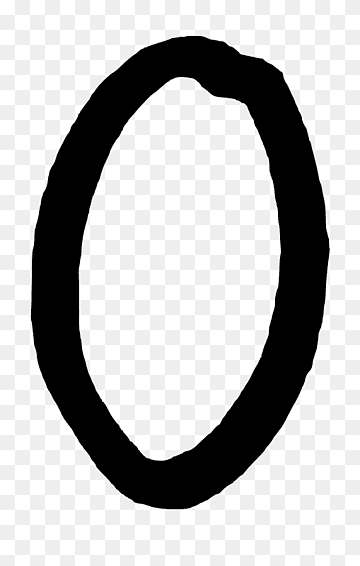
#> input picture imagenes/0_2.png, 360 x 566 px, found by its file name; its folder holds 4 pictures in this run
$ python kmeans_mpi_main.py
#> lines starting #> are read from the running program, lines starting #| are printed output that depends on the picture
### kmeans.py
from mpi4py import MPI
import numpy as np
import matplotlib.pyplot as plt

class KMeansPersonalizadoMPI:
    def __init__(self, n_clusters=10, max_iter=500, tol=1e-4, random_state=None):
        self.n_clusters = n_clusters    # numero de clusters
        self.max_iter = max_iter        # max de iteraciones
        self.tol = tol                  # valor de tolerancia, para que no procese de mas
        self.random_state = random_state # semilla el random
        self.centroides = None          # centroides que en un principio no hay

    # inicializar centroides de forma aleatoria
    # [14 lines left out: functions inicializar_centroides, asignar_clusters, not called in this run]

    # actualizar los centroides segun el promedio de los puntos asignados
    def actualizar_centroides(self, data, labels):
        new_centroids = np.array([data[labels == i].mean(axis=0) for i in range(self.n_clusters)])
        return new_centroids

    # ajustar el modelo KMeans con MPI
    def fit(self, data):
        comm = MPI.COMM_WORLD
        rank = comm.Get_rank()
        size = comm.Get_size()

        # Solo el proceso 0 inicializa los centroides
        if rank == 0:
            self.inicializar_centroides(data)  # inicializa centroides
        else:
            self.centroides = np.empty((self.n_clusters, data.shape[1]), dtype=data.dtype)

        # Broadcast de los centroides a todos los procesos
        comm.Bcast(self.centroides, root=0)

        for i in range(self.max_iter):
            # Scatter: distribuir porciones de datos a cada proceso
            data_chunk = np.array_split(data, size)[rank]

            # Cada proceso asigna los clusters a su porción de datos
            local_labels = self.asignar_clusters(data_chunk)  # asigna el cluster para el segmento local

            # Recoger todas las etiquetas de cada proceso en el proceso 0
            labels = comm.gather(local_labels, root=0)

            # Solo el proceso 0 actualiza los centroides
            if rank == 0:
                labels = np.concatenate(labels)  # Combinar etiquetas de todos los procesos
                nuevos_centroides = self.actualizar_centroides(data, labels)  # actualizar centroides

                # Calcular si los nuevos centroides son similares a los anteriores
                if np.all(np.abs(nuevos_centroides - self.centroides) < self.tol):
                    break
                self.centroides = nuevos_centroides

            # Broadcast de los nuevos centroides a todos los procesos
            comm.Bcast(self.centroides, root=0)

        # Solo el proceso 0 retorna las etiquetas finales
        if rank == 0:
            return labels

    # predecir el cluster de nuevos puntos
    def predict(self, data):
        return self.asignar_clusters(data)

    # visualizar los clusters
    # [31 lines left out: functions visualizar_clusters, obtener_nombres_en_cluster, not called in this run]

### kmeans_mpi_main.py
import numpy as np
from PIL import Image, ImageEnhance
import os

from kmeans import KMeansPersonalizadoMPI

# Función para cargar, mejorar y preprocesar imágenes
# Carga imágenes de un directorio, ajusta brillo/contraste, añade fondo blanco si es PNG, las redimensiona y normaliza.
def cargar_y_mejorar_imagenes(ruta_directorio):
    imagenes_procesadas = []
    nombres_archivos = []  # Lista para almacenar los nombres de los archivos

    for archivo in os.listdir(ruta_directorio):
        if archivo.endswith(".png") or archivo.endswith(".jpg"):
            ruta_imagen = os.path.join(ruta_directorio, archivo)
            imagen = Image.open(ruta_imagen)
#> imagen is the input picture: PIL image 360x566 P; min 0, max 255, mean 185.5

            # Si la imagen es PNG (puede tener transparencia), añadir fondo blanco
            if archivo.endswith(".png") and imagen.mode == 'RGBA':
                fondo_blanco = Image.new("RGBA", imagen.size, (255, 255, 255))
                imagen = Image.alpha_composite(fondo_blanco, imagen)
                imagen = imagen.convert('RGB')

            imagen = imagen.convert('L')
#> imagen: PIL image 360x566 L
            imagen = ImageEnhance.Brightness(imagen).enhance(1.1)
            imagen = ImageEnhance.Contrast(imagen).enhance(1.1)
            imagen = imagen.resize((32, 32))
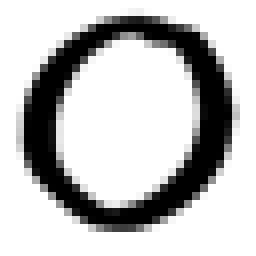
#> imagen: PIL image 32x32 L (shown 8 times larger); min 0, max 255, mean 191.8

            imagen_vector = np.array(imagen).flatten()
#> imagen_vector = 1024 values, max 255 at index 0, min 0 at index 109, mean 191.8
            imagen_vector = imagen_vector / 255.0
#> imagen_vector = 1024 values, max 1 at index 0, min 0 at index 109, mean 0.752

            imagenes_procesadas.append(imagen_vector)
            nombres_archivos.append(archivo)  # Agregar nombre del archivo a la lista
#> pass 2 of the loop in cargar_y_mejorar_imagenes, `for archivo in os.listdir(ruta_directorio):`:
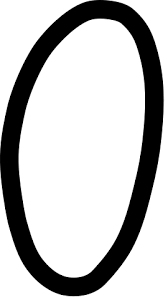
#> input picture imagenes/0_3.png, 168 x 300 px, found by its file name
#> in cargar_y_mejorar_imagenes, imagen is the input picture: PIL image 168x300 P; min 0, max 255, mean 190.9
#> in cargar_y_mejorar_imagenes, `imagen = imagen.resize((32, 32))`:
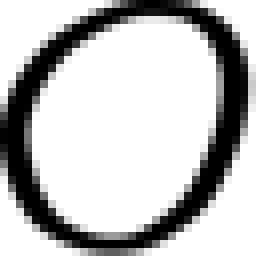
#> imagen: PIL image 32x32 L (shown 8 times larger); min 0, max 255, mean 190.9
#> in cargar_y_mejorar_imagenes, `imagen_vector = np.array(imagen).flatten()`: imagen_vector = 1024 values, max 255 at index 0, min 0 at index 18, mean 190.9
#> in cargar_y_mejorar_imagenes, `imagen_vector = imagen_vector / 255.0`: imagen_vector = 1024 values, max 1 at index 0, min 0 at index 18, mean 0.749
#> pass 3 of the loop in cargar_y_mejorar_imagenes, `for archivo in os.listdir(ruta_directorio):`:
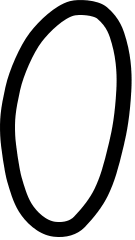
#> input picture imagenes/0_4.png, 135 x 240 px, found by its file name
#> in cargar_y_mejorar_imagenes, imagen is the input picture: PIL image 135x240 P; min 0, max 255, mean 190.5
#> in cargar_y_mejorar_imagenes, `imagen = imagen.resize((32, 32))`:
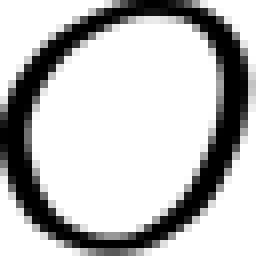
#> imagen: PIL image 32x32 L (shown 8 times larger); min 0, max 255, mean 190.5
#> in cargar_y_mejorar_imagenes, `imagen_vector = np.array(imagen).flatten()`: imagen_vector = 1024 values, max 255 at index 0, min 0 at index 18, mean 190.5
#> in cargar_y_mejorar_imagenes, `imagen_vector = imagen_vector / 255.0`: imagen_vector = 1024 values, max 1 at index 0, min 0 at index 18, mean 0.747
#> the loop made 4 passes; the first 3 are shown

    return np.array(imagenes_procesadas), nombres_archivos


# Ejemplo de uso
ruta_directorio = r"C:\Users\zsacks\Desktop\Kmeans- ML supervisado\imagenes"
data, nombres_archivos = cargar_y_mejorar_imagenes(ruta_directorio)
print(f"Imágenes procesadas: {data.shape}")
#| Imágenes procesadas: (4, 1024)

# Crear una instancia de KMeans personalizado
kmeans_personalizado = KMeansPersonalizadoMPI(n_clusters=10, max_iter=500, tol=1e-4, random_state=42)

# Ajustar el modelo y obtener las etiquetas de cada punto
#> (the run stopped early here; a loop or call above may not have finished)
